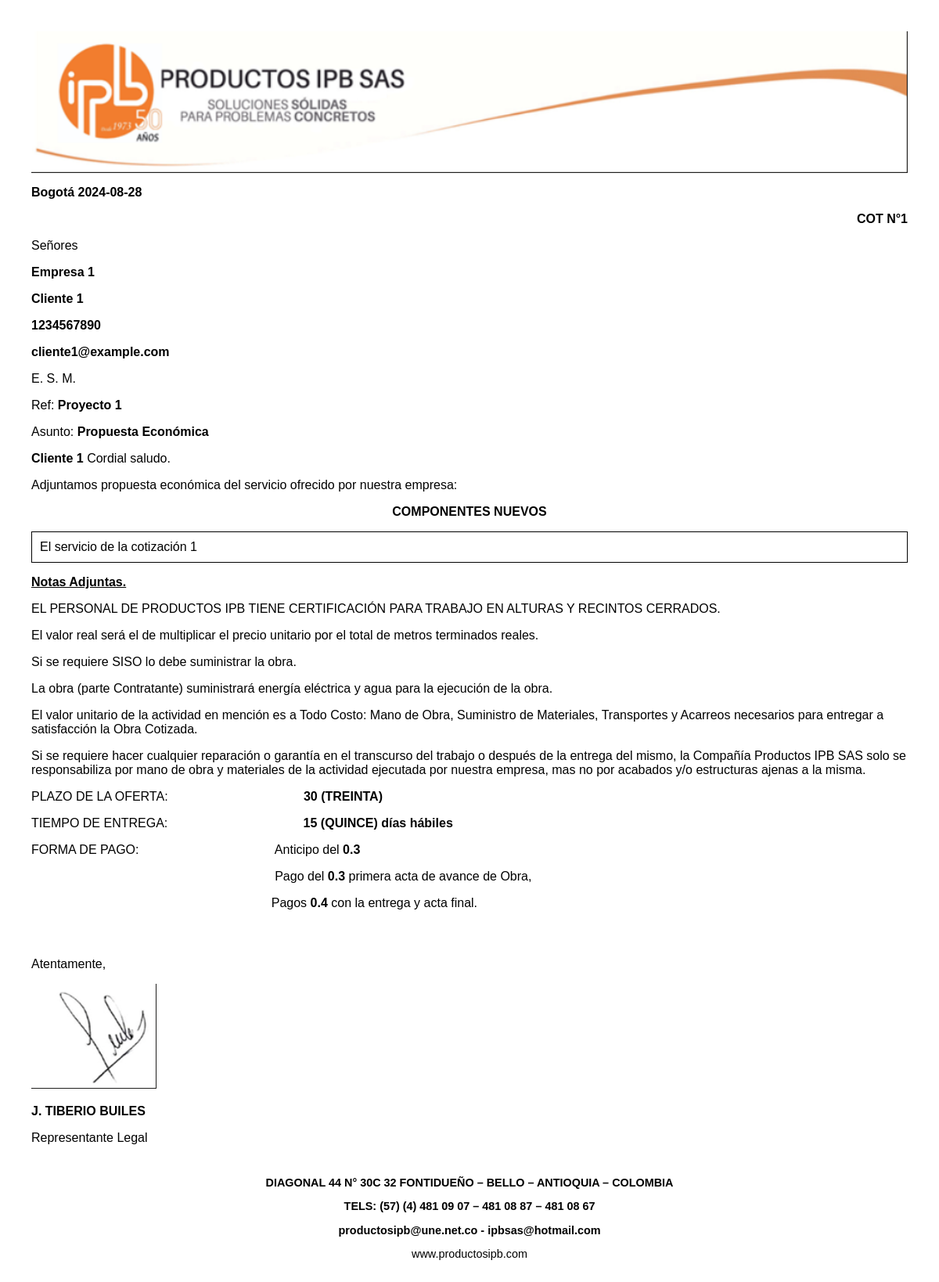
The app's page /cotizacion_final with its own data.
### app.py (models this page shows, shortened)
class Cotizacion(db.Model):
    id = db.Column(db.Integer, primary_key=True)
    fecha = db.Column(db.Date, default=lambda: datetime.now(pytz.timezone('America/Bogota')).date())
    ciudad = db.Column(db.String(100), nullable=False)
    empresa = db.Column(db.String(100), nullable=False)
    proyecto = db.Column(db.String(100), nullable=False)
    plazo = db.Column(db.String(100), nullable=False)
    entrega = db.Column(db.String(100), nullable=False)
    anticipo = db.Column(db.Integer, nullable=False)
    p_acta = db.Column(db.Integer, nullable=False)
    f_acta= db.Column(db.Integer, nullable=False)
    consecutivo = db.Column(db.Integer, nullable=False)
    version_padre_id = db.Column(db.Integer, db.ForeignKey('cotizacion.id'), nullable=True)
    versiones = db.relationship('Cotizacion', backref=db.backref('version_padre', remote_side=[id]), lazy=True)
    productos_detalle = db.relationship('CotizacionProducto', backref='cotizacion', lazy=True)
    cliente_id = db.Column(db.Integer, db.ForeignKey('cliente.id'), nullable=False)
    cliente = db.relationship('Cliente', backref=db.backref('cotizaciones', lazy=True))
    servicio = db.Column(db.String(1000), nullable=False, default="v")

class Cliente(db.Model):
    id = db.Column(db.Integer, primary_key=True)
    nombre = db.Column(db.String(100), nullable=False)
    celular = db.Column(db.Integer, nullable=False)
    email = db.Column(db.String(100), nullable=False)
    """
    cotizacion_id = db.Column(db.Integer, db.ForeignKey('cotizacion.id'))
    cotizaciones = db.relationship('Cotizacion', back_populates='clienten', order_by='Cotizacion.id')
    """

### app.py (the view)
@app.route('/cotizacion_final')
def listar_cotizacion():
    cotizacion = Cotizacion.query.offset(3).first()
    return render_template('cotizacion_final.html', cotizacion=cotizacion)

### templates/cotizacion_final.html (shortened to what this page needs)
<!DOCTYPE html>
<html lang="es">
<head>
</head>
<body>
<div class="header">
    <img src="static/encabezado.png" alt="Encabezado" />
</div>
<div class="content">
    <p><strong>{{ cotizacion.ciudad }} {{ cotizacion.fecha }}</strong></p>
    <p style="text-align: right;"><strong>COT N&deg;{{ cotizacion.consecutivo }}</strong></p>
    <p>Se&ntilde;ores</p>
    <p><strong>{{ cotizacion.empresa }}</strong></p>
    <p><strong>{{ cotizacion.cliente.nombre }}</strong></p>
    <p><strong>{{ cotizacion.cliente.celular }}</strong></p>
    <p><strong>{{ cotizacion.cliente.email }}</strong></p>
    <p>E. S. M.</p>
    <p>Ref: <strong>{{ cotizacion.proyecto }}</strong></p>
    <p>Asunto: <strong>Propuesta Econ&oacute;mica</strong></p>
    <p><strong>{{ cotizacion.cliente.nombre }}</strong> Cordial saludo.</p>
    <p>Adjuntamos propuesta econ&oacute;mica del servicio ofrecido por nuestra empresa:</p>
    <p style="text-align: center;"><strong>COMPONENTES NUEVOS</strong></p>
    <table>
        {% if cotizacion.servicio != "v" %}
            <tbody>
                <tr>
                    <td colspan="6">{{ cotizacion.servicio }}</td>
                </tr>
            </tbody>
        {% endif %}
    </table>
    <p style="text-align: left;"><span style="text-decoration: underline;"><strong>Notas Adjuntas.</strong></span></p>
    <p>EL PERSONAL DE PRODUCTOS IPB TIENE CERTIFICACI&Oacute;N PARA TRABAJO EN ALTURAS Y RECINTOS CERRADOS.</p>
    <p>El valor real ser&aacute; el de multiplicar el precio unitario por el total de metros terminados reales.</p>
    <p>Si se requiere SISO lo debe suministrar la obra.</p>
    <p>La obra (parte Contratante) suministrar&aacute; energ&iacute;a el&eacute;ctrica y agua para la ejecuci&oacute;n de la obra.</p>
    <p>El valor unitario de la actividad en menci&oacute;n es a Todo Costo: Mano de Obra, Suministro de Materiales, Transportes y Acarreos necesarios para entregar a satisfacci&oacute;n la Obra Cotizada.</p>
    <p>Si se requiere hacer cualquier reparaci&oacute;n o garant&iacute;a en el transcurso del trabajo o despu&eacute;s de la entrega del mismo, la Compa&ntilde;&iacute;a Productos IPB SAS solo se responsabiliza por mano de obra y materiales de la actividad ejecutada por nuestra empresa, mas no por acabados y/o estructuras ajenas a la misma.</p>
    <p>PLAZO DE LA OFERTA:&nbsp; &nbsp; &nbsp; &nbsp; &nbsp; &nbsp; &nbsp; &nbsp; &nbsp; &nbsp; &nbsp; &nbsp; &nbsp; &nbsp; &nbsp; &nbsp; &nbsp; &nbsp; &nbsp; &nbsp;<strong>{{ cotizacion.plazo }}</strong></p>
    <p>TIEMPO DE ENTREGA:&nbsp; &nbsp; &nbsp; &nbsp; &nbsp; &nbsp; &nbsp; &nbsp; &nbsp; &nbsp; &nbsp; &nbsp; &nbsp; &nbsp; &nbsp; &nbsp; &nbsp; &nbsp; &nbsp; &nbsp;<strong>{{ cotizacion.entrega }} días hábiles</strong></p>
    <p>FORMA DE PAGO:&nbsp; &nbsp; &nbsp; &nbsp; &nbsp; &nbsp; &nbsp; &nbsp; &nbsp; &nbsp; &nbsp; &nbsp; &nbsp; &nbsp; &nbsp; &nbsp; &nbsp; &nbsp; &nbsp; &nbsp;Anticipo del <strong>{{ cotizacion.anticipo }}</strong></p>
    <p>&nbsp; &nbsp; &nbsp; &nbsp; &nbsp; &nbsp; &nbsp;&nbsp; &nbsp; &nbsp; &nbsp; &nbsp; &nbsp; &nbsp;&nbsp; &nbsp; &nbsp; &nbsp; &nbsp; &nbsp; &nbsp;&nbsp; &nbsp; &nbsp;  &nbsp; &nbsp; &nbsp; &nbsp; &nbsp; &nbsp; &nbsp; &nbsp; &nbsp; &nbsp; &nbsp; &nbsp; &nbsp;Pago del <strong>{{ cotizacion.p_acta }}</strong> primera acta de avance de Obra,</p>
    <p>&nbsp; &nbsp; &nbsp; &nbsp; &nbsp; &nbsp; &nbsp;&nbsp; &nbsp; &nbsp; &nbsp; &nbsp; &nbsp; &nbsp;&nbsp; &nbsp; &nbsp; &nbsp; &nbsp; &nbsp; &nbsp; &nbsp; &nbsp;  &nbsp; &nbsp; &nbsp; &nbsp; &nbsp; &nbsp; &nbsp; &nbsp; &nbsp; &nbsp; &nbsp; &nbsp; &nbsp;Pagos <strong>{{ cotizacion.f_acta }}</strong> con la entrega y acta final.</p>
</div>
<div class="signature">
    <p>Atentamente,</p>
    <p><span style="text-decoration: underline;"><img src="static/firma.png" alt="Firma" /></span></p>
    <p><strong>J. TIBERIO BUILES</strong></p>
    <p>Representante Legal</p>
</div>
<div class="footer">
    <p><strong>DIAGONAL 44 N&deg; 30C 32 FONTIDUE&Ntilde;O &ndash; BELLO &ndash; ANTIOQUIA &ndash; COLOMBIA</strong></p>
    <p><strong>TELS: (57) (4) 481 09 07 &ndash; 481 08 87 &ndash; 481 08 67</strong></p>
    <p><strong>productosipb@une.net.co - ipbsas@hotmail.com</strong></p>
    <p>www.productosipb.com</p>
</div>
</body>
</html>

### templates/cotizacion_final.html (style rules this page uses)
body { font-family: Arial, sans-serif; margin: 40px; }
.header { width: 100%; margin: 0; padding: 0; }
.header img { width: 100%; height: auto; display: block; }
.content { margin-bottom: 40px; }
.signature { text-align: left; margin-top: 60px; }
.footer { text-align: center; margin-top: 40px; font-size: 0.9em; }
table { width: 100%; border-collapse: collapse; }
table, th, td { border: 1px solid black; }
th, td { padding: 10px; text-align: left; }

### records on screen
Cotizacion: ciudad "Bogotá", fecha "2024-08-28", consecutivo "1", empresa "Empresa 1", proyecto "Proyecto 1", servicio "El servicio de la cotización 1", plazo "30 (TREINTA)", entrega "15 (QUINCE)", anticipo "0.3", p_acta "0.3", f_acta "0.4"
Cliente: cliente.nombre "Cliente 1", cliente.celular "1234567890", cliente.email "cliente1@example.com"
